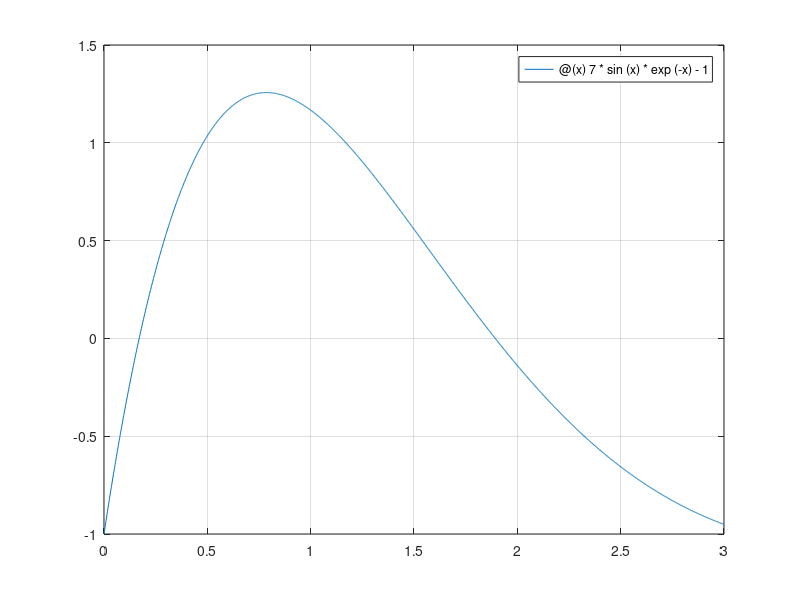

Recreate this plot in MATLAB.
% (a) Graphically
f = @(x) 7*sin(x)*exp(-x)-1;
fplot(f,[0,3])
grid on

% (b) Newton-Raphson methond
f = @(x) 7*sin(x)*exp(-x)-1;
df = @(x) 7*exp(-x)*cos(x)-7*exp(-x)*sin(x);
x = 0.3;
for i = 1:3
    x = x-f(x)/df(x);
end
x

% (c) secant methond
f = @(x) 7*sin(x)*exp(-x)-1;
x1 = 0.4; x2 = 0.5;
for i = 1:3
    x = x1-f(x1)*(x2-x1)/(f(x2)-f(x1));
    x2 = x1;
    x1 = x;
end
x

% (d) modified-secant methond
f = @(x) 7*sin(x)*exp(-x)-1;
x = 0.3; d = 0.01;
for i = 1:3
    x = x-d*x*f(x)/(f(x+d*x)-f(x));
end
x
